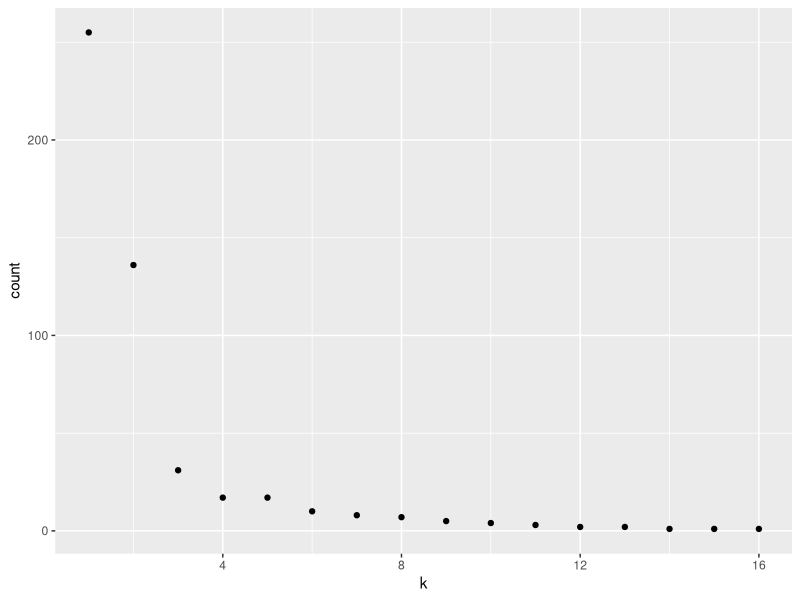
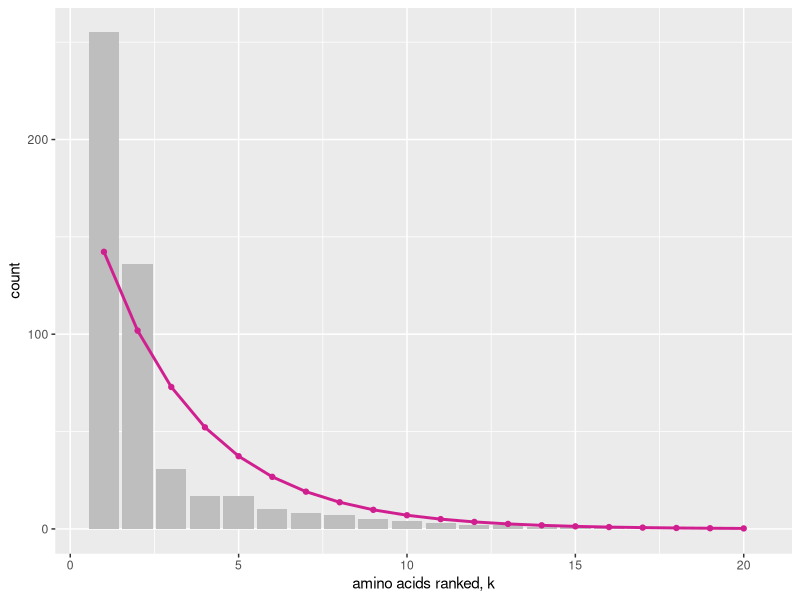
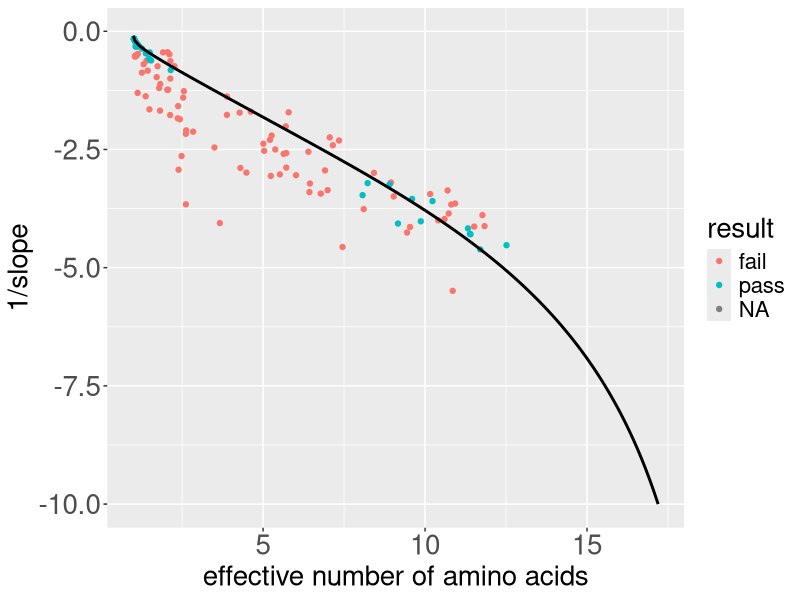

The R source for these figures, in order:
library(tidyverse)
library(stringr)
library(cowplot)
library(broom)

# read in data
alignment <-read_csv("data/simulated/results_1B4T_A_evolved_split.csv", col_types = cols(.default = "c")) 

# tidy data used for null
alignment %>% 
  mutate(sequence = as.numeric(1:nrow(alignment)) ) %>% 
  gather(key = "site", value = "aa", 1:153) -> tidy_align  

tidy_align$site = as.numeric(tidy_align$site) 

#tidy_align %>% filter(sequence <= 100) -> tidy_align

#---------- ACTUAL DISTRIBUTION ----------
# determine the number of each AA at each site
tidy_align %>% 
  group_by(site, aa) %>% 
  summarize(count = n()) -> site_aa_count

empty_counts <- data_frame(aa = c('A', 'C', 'D', 'E', 'F', 'G', 'H', 'I', 'K', 'L', 'M', 'N', 'P', 'Q', 'R', 'S', 'T', 'V', 'W', 'Y'), 
                           count = rep(0, 20))

# 1. First write a function that can take a data frame with amino acids at one site, and return a data frame with counts, including zeros.
count_by_site <- function(site_df) {
  site_df %>% 
    group_by(aa) %>% 
    summarize(count = n()) -> counts
  full_join(counts, anti_join(empty_counts, counts, by = 'aa'))
}

# 2. Then call that function for all sites and combine the resulting data frames.
tidy_align %>% nest(-site) %>%
  mutate(counts = map(data, count_by_site)) %>%
  dplyr::select(-data) %>%   # use sessionInfo() to find what packages are loaded, conflicted package to give warnings
  unnest() -> all_count


#----------- ESTIMATED DISTRIBUTION ------------
# USING ONLY OBSERVED AA
# order aa by relative frequency
all_count %>%
  arrange(all_count$site, desc(count)) -> ordered_count

# make the categorical variable (aa) numerical (k) by numbering aa's 1-20 in order of freq
ordered_count %>%
  group_by(site) %>%
  mutate(k = as.numeric(1:20)) -> ordered_count

# remove aa with zero values
ordered_count %>%
  filter(count > 0) -> observed_aa

# # count relative to most frequent - rescale to 1 for highly conserved sites
# observed_aa %>%
#   group_by(site) %>%
#   mutate(rel_count = count/max(count)) -> observed_aa
# 
# # log-transformed data
# observed_aa %>%
#   mutate(ln_count = log(rel_count)) -> observed_aa 

observed_aa %>% filter(site == 1) %>% ggplot(aes(x=k, y=count)) + geom_point()

# fit with exponential directly 
# non linear fitting, use param nls
# log and non log, and zeros or not
# fitting vs distributions
observed_aa %>% nest(-site) %>%
  mutate(fit = map(data, ~ lm(log(count) ~ k, data = .)),
         slope = map_dbl(fit, ~ (.)$coefficients[2]),
         intcp = map_dbl(fit, ~ (.)$coefficients[1])) %>% 
  select(-data, -fit) -> fits_expo

# approximate
ordered_count %>% 
  left_join(fits_expo, by = "site") %>% 
  mutate(est_dist = slope*exp(k*slope)) -> ordered_count

# rescale to compare w raw count
ordered_count %>%
  group_by(site) %>%
  mutate(est_rel = est_dist/sum(est_dist)) %>%
  mutate(est_count = sum(count)*est_rel) -> ordered_count

# visual comparison
ordered_count %>%
  filter(site == 1) %>%
  ggplot(aes(x = k)) +
  geom_bar(aes(y = count), fill = "grey", stat='identity') +
  geom_point(aes(y = est_count, color = "violetred")) +
  geom_line(aes(y = est_count, color = "violetred"), size = 1) +
  scale_color_manual(name = "distribution",
                     values = c("grey" = "grey", "violetred" = "violetred"),
                     labels = c("actual", "estimated"))  +
  labs(x = "amino acids ranked, k", y = "count") +
  theme(legend.position = "none")

# add small constant to est count for sites that have estimated zero counts
# ordered_count %>%
#   mutate(est_count_mod = est_count+0.00001) -> ordered_count



#------- CHI-SQUARED: ACTUAL VS. ESTIMATED DIST -------
# use raw count
ordered_count %>% nest(-site) %>%
  mutate(chisq = map(data, ~ sum(((.$count - .$est_count)^2)/.$est_count)),
         p_value = map_dbl(chisq, ~ pchisq(., 17, lower.tail=FALSE))) %>% 
  select(-data) %>%
  mutate(p.adjusted = p.adjust(p_value, method= "fdr")) -> chisq_results

chisq_results %>%
  mutate(result = "pass") -> chisq_results

chisq_results$result[chisq_results$p.adjusted < 0.05] <- "fail"

# REMOVE conserved sites with a single aa
chisq_results %>% 
  filter(chisq != "NA") -> chisq_results

chisq_results %>% filter(result == "fail") %>% nrow()/nrow(chisq_results)

#------- EFFECTIVE NUMBER OF AMINO ACIDS --------
# site_aa_count is actual dist. DOES NOT CONTAIN AA AT ZERO

observed_aa %>%
  group_by(site) %>%
  mutate(frequency = (count)/sum(count)) -> site_aa_freq

site_aa_freq %>% 
  mutate(flnf = frequency*log(frequency)) %>%
  group_by(site) %>% 
  summarize(entropy = -sum(flnf),
            eff_aa = exp(entropy),
            n = length(unique(aa))) -> eff_aa_all


#------- RELATIONSHIP BETWEEN GAMMA & EFF AA -------
fits_expo %>%
  left_join(eff_aa_all) %>% 
  select(site, slope, intcp, eff_aa)-> gam_v_effaa

gam_v_effaa %>%
  left_join(chisq_results) %>% 
  select(site, slope, intcp, eff_aa, result) -> gam_v_effaa


neff2 <- function(lambda_inv) {
  lambda <- 1/lambda_inv
  pi <- lambda*exp(-lambda*(0:19))
  C <- sum(pi)
  pi <- pi/C
  exp(-sum(pi*log(pi)))
}

df_theory2 <- data.frame(lambda_inv = (0:-100)/10, ne = vapply((0:-100)/10, neff2, numeric(1)))

ggplot(gam_v_effaa, aes(x = eff_aa, y = 1/slope)) + 
  geom_point(aes(color = result)) +
  #geom_line(data = df_theory, aes(ne, -1/lambda), inherit.aes = FALSE) +
  geom_line(data = df_theory2, aes(ne, lambda_inv), inherit.aes = FALSE, size = 1) +
  #ggtitle("1B4T_A") +
  #ylim(-10,1000) ++
  labs(x = "effective number of amino acids", y = "1/slope") +
  theme(legend.position = "right",
        text = element_text(size = 20),
        axis.text = element_text(size = 20),
        plot.title = element_text(size = 20))  #-> plot1


